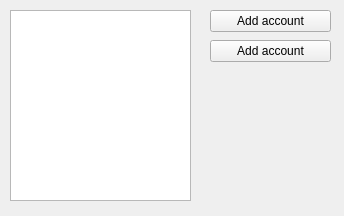
<?xml version="1.0" encoding="UTF-8"?>
<ui version="4.0">
 <class>Form</class>
 <widget class="QWidget" name="Form">
  <property name="geometry">
   <rect>
    <x>0</x>
    <y>0</y>
    <width>344</width>
    <height>216</height>
   </rect>
  </property>
  <property name="windowTitle">
   <string>Form</string>
  </property>
  <widget class="QPushButton" name="add_account_button">
   <property name="geometry">
    <rect>
     <x>210</x>
     <y>10</y>
     <width>121</width>
     <height>22</height>
    </rect>
   </property>
   <property name="text">
    <string>Add account</string>
   </property>
  </widget>
  <widget class="QListWidget" name="users_list">
   <property name="geometry">
    <rect>
     <x>10</x>
     <y>10</y>
     <width>181</width>
     <height>191</height>
    </rect>
   </property>
   <property name="minimumSize">
    <size>
     <width>0</width>
     <height>140</height>
    </size>
   </property>
  </widget>
  <widget class="QPushButton" name="remove_account_button">
   <property name="geometry">
    <rect>
     <x>210</x>
     <y>40</y>
     <width>121</width>
     <height>22</height>
    </rect>
   </property>
   <property name="text">
    <string>Add account</string>
   </property>
  </widget>
 </widget>
 <resources/>
 <connections/>
</ui>
